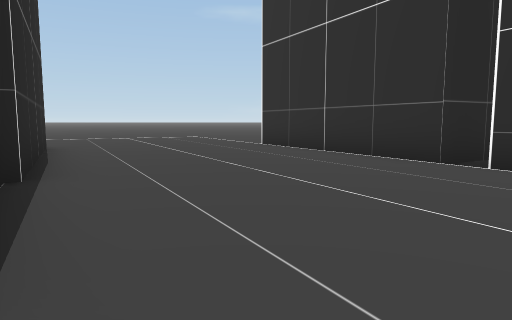
[1] (above)

16 first-person views from a walk through a scene from a Unity 3-D project. The camera is 1.2 m above the floor, tilts 6° down and sees 70° across. The floor is counted in squares, 2 m on a side. Each view is taken from the middle of a square. On the plan, view 1 faces up. The plan holds only what a view shows up to about 10 squares ahead; the rest is blank. The place goes on beyond the plan. The player character is not drawn. Some animated figures are not drawn.

[2]
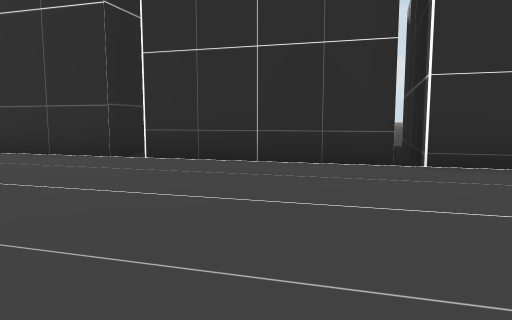

[3]
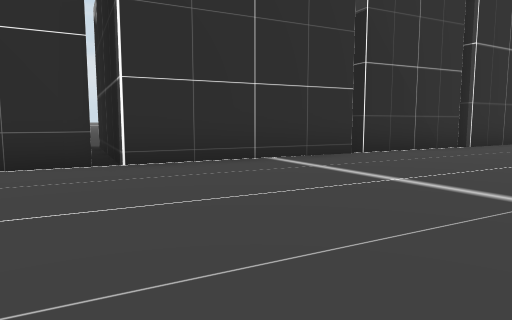

[4]
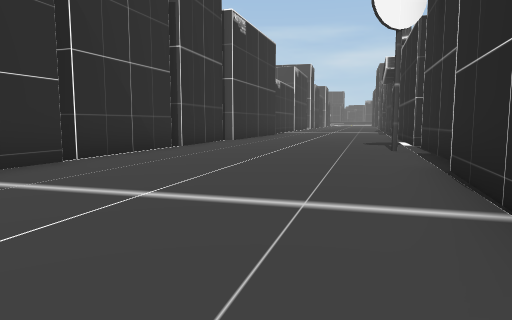

[5]
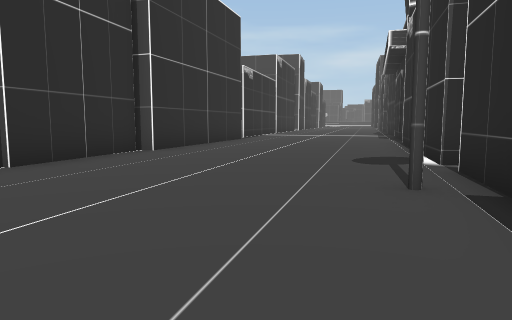

[6]
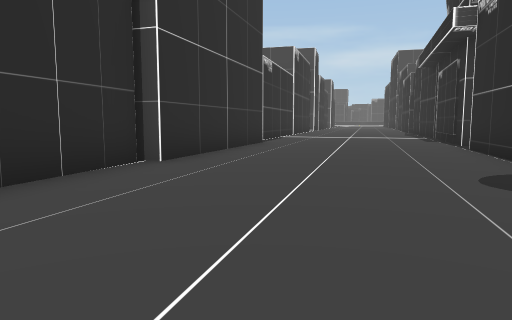

[7]
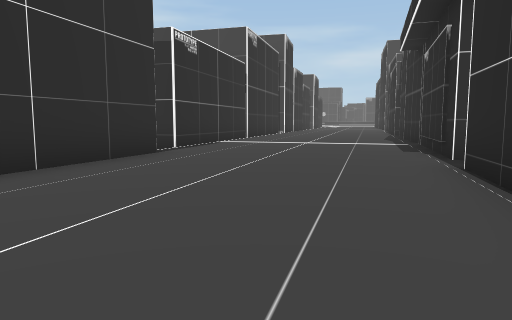

[8]
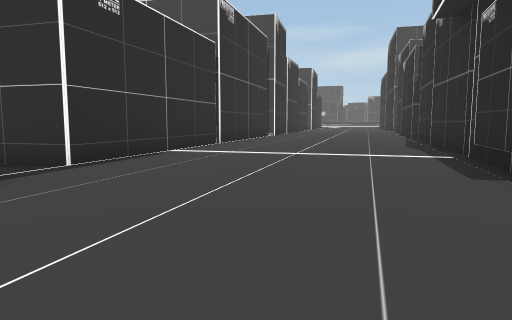

[9]
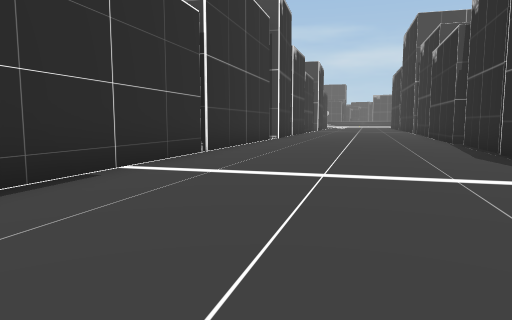

[10]
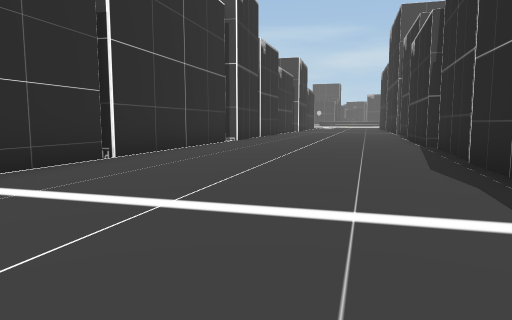

[11]
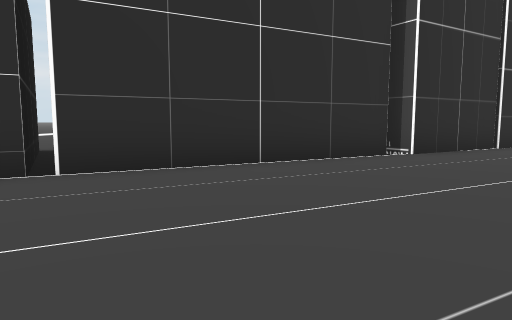

[12]
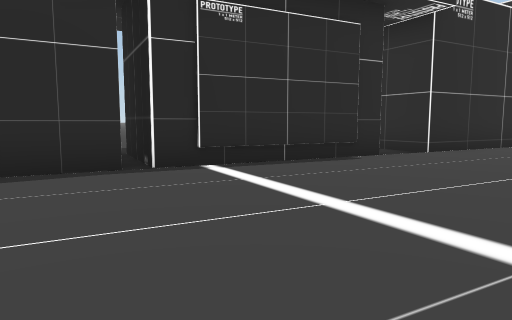

[13]
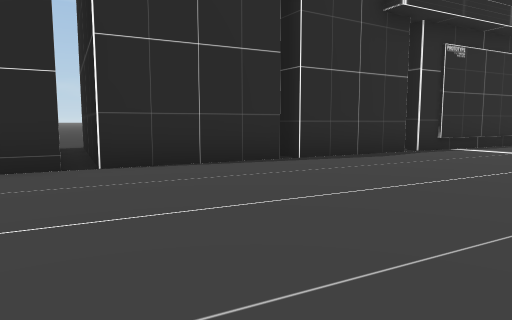

[14]
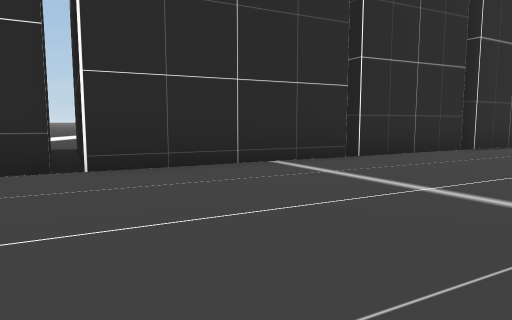

[15]
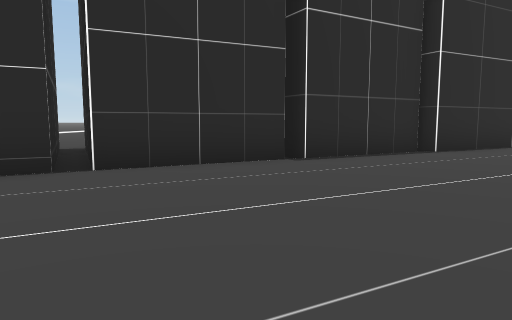

[16]
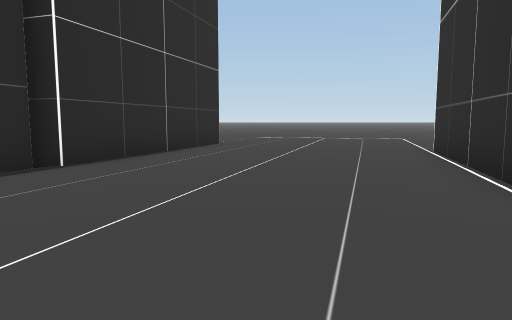

### Floor plan
Points are (right, up) in squares from view 1. A wall is a line through its corners. A room is listed if a view was taken in it or the views show most of it. See-through windows are left out.
Room 1 (views 1, 2, 3, 4, 5, 6, 7, 8, 9, 10, 11, 12, 13, 14, 15, 16)
walls: (4.9, -10.6) (7.4, -15.5) (6.4, -16.1); (10.1, -8.7) (8.6, -6); (8.8, -5.7) (7.3, -3.1); (3.1, -7.3) (4.6, -10.2); (2.7, -6.4) (3, -6.9); (6.9, -3) (4.9, 0.8) (9.1, 2.9); (12.4, -13.7) (9.9, -8.9) (10.3, -8.6); (7.9, -16.6) (9.9, -20.5); (5.2, 1.2) (3.1, 5); (-3.4, -4.5) (0.7, -2.4) (2.5, -6.1) (-1.5, -8.2); (10.1, -20.8) (11.6, -23.2); (-0.9, 0.6) (0.5, -2) (-3.8, -4.1); (2.6, 5.2) (1.3, 7.6); (2.8, 5.5) (1.2, 8.6); (11.8, -23.4) (13.3, -26); (20, -17.3) (15.9, -19.5); (-2.3, 3.6) (-2.8, 3.3); (18.8, -24.5) (13.4, -14.7) (14.5, -14.1); (18.7, -24.9) (19.3, -24.5); (-4.9, 8.4) (-1, 0.8) (-1.6, 0.5); (20.3, -26.3) (19.4, -24.5)

Positions as (right, up) in squares from view 1, and headings:
1: (0, 0), facing up
2: (0, -1), facing up-right
3: (0, -1), facing right
4: (1, -1), facing down-right
5: (3, -5), facing down-right
6: (5, -6), facing down-right
7: (6, -10), facing down-right
8: (8, -13), facing down-right
9: (10, -15), facing down-right
10: (10, -17), facing down-right
11: (12, -22), facing right
12: (15, -19), facing left
13: (18, -24), facing left
14: (7, -4), facing left
15: (5, 0), facing left
16: (3, 2), facing up-left
